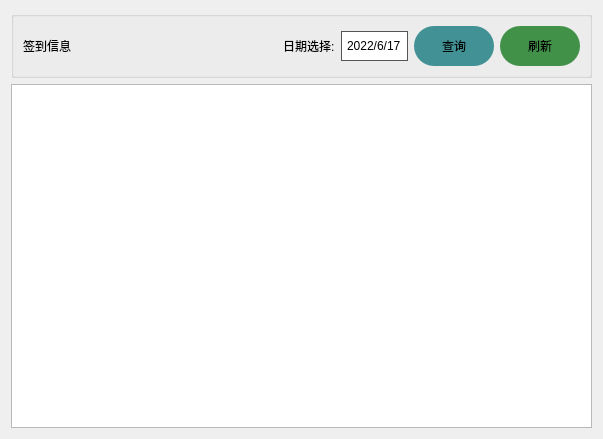
<?xml version="1.0" encoding="UTF-8"?>
<ui version="4.0">
 <class>SignInStateWin</class>
 <widget class="QWidget" name="SignInStateWin">
  <property name="geometry">
   <rect>
    <x>0</x>
    <y>0</y>
    <width>603</width>
    <height>439</height>
   </rect>
  </property>
  <property name="windowTitle">
   <string>Form</string>
  </property>
  <layout class="QVBoxLayout" name="verticalLayout">
   <item>
    <widget class="QGroupBox" name="groupBox">
     <property name="title">
      <string/>
     </property>
     <layout class="QHBoxLayout" name="horizontalLayout">
      <item>
       <widget class="QLabel" name="label_2">
        <property name="text">
         <string>签到信息</string>
        </property>
       </widget>
      </item>
      <item>
       <spacer name="horizontalSpacer">
        <property name="orientation">
         <enum>Qt::Horizontal</enum>
        </property>
        <property name="sizeHint" stdset="0">
         <size>
          <width>152</width>
          <height>20</height>
         </size>
        </property>
       </spacer>
      </item>
      <item>
       <widget class="QLabel" name="label">
        <property name="text">
         <string>日期选择:</string>
        </property>
       </widget>
      </item>
      <item>
       <widget class="QDateTimeEdit" name="dateTimeEdit">
        <property name="minimumSize">
         <size>
          <width>0</width>
          <height>30</height>
         </size>
        </property>
        <property name="styleSheet">
         <string notr="true">border:1px solid #555555;
</string>
        </property>
        <property name="alignment">
         <set>Qt::AlignCenter</set>
        </property>
        <property name="buttonSymbols">
         <enum>QAbstractSpinBox::NoButtons</enum>
        </property>
        <property name="dateTime">
         <datetime>
          <hour>0</hour>
          <minute>0</minute>
          <second>0</second>
          <year>2022</year>
          <month>6</month>
          <day>17</day>
         </datetime>
        </property>
        <property name="displayFormat">
         <string>yyyy/M/d</string>
        </property>
       </widget>
      </item>
      <item>
       <widget class="butPressedEvent" name="pushButton_2">
        <property name="sizePolicy">
         <sizepolicy hsizetype="Preferred" vsizetype="Preferred">
          <horstretch>0</horstretch>
          <verstretch>0</verstretch>
         </sizepolicy>
        </property>
        <property name="minimumSize">
         <size>
          <width>80</width>
          <height>40</height>
         </size>
        </property>
        <property name="styleSheet">
         <string notr="true">padding:10px;
background-color: rgba(23, 123, 127,0.8);
border:none;
border-radius:20px;
</string>
        </property>
        <property name="text">
         <string>查询</string>
        </property>
       </widget>
      </item>
      <item>
       <widget class="butPressedEvent" name="pushButton">
        <property name="sizePolicy">
         <sizepolicy hsizetype="Preferred" vsizetype="Preferred">
          <horstretch>0</horstretch>
          <verstretch>0</verstretch>
         </sizepolicy>
        </property>
        <property name="minimumSize">
         <size>
          <width>80</width>
          <height>40</height>
         </size>
        </property>
        <property name="styleSheet">
         <string notr="true">padding:10px;
background-color: rgba(23, 123, 33,0.8);
border:none;
border-radius:20px;
</string>
        </property>
        <property name="text">
         <string>刷新</string>
        </property>
       </widget>
      </item>
     </layout>
    </widget>
   </item>
   <item>
    <widget class="QListWidget" name="listWidget"/>
   </item>
  </layout>
 </widget>
 <customwidgets>
  <customwidget>
   <class>butPressedEvent</class>
   <extends>QPushButton</extends>
   <header location="global">butpressedevent.h</header>
  </customwidget>
 </customwidgets>
 <resources/>
 <connections/>
</ui>
